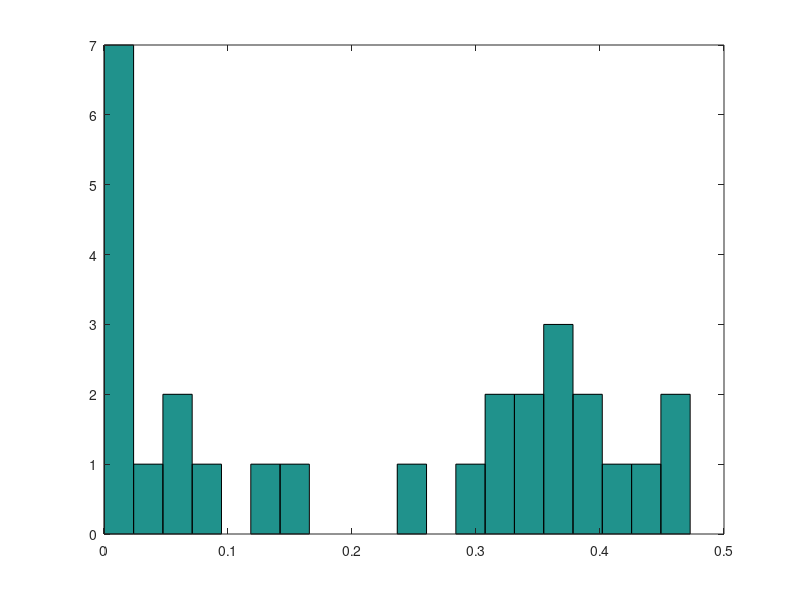

This chart was generated by the following MATLAB code:
% loops.m


loopErrors = [0.05022765764192954,0.09830714131633124,0.049976549230193436,0.049736649294520686,0.09239349895094502,0.05701296119560504,0.02007664915771992,0.1420007728240893,0.060818755956764246,0.0411552354648955,0.06794204078831367,0.08933672374728295,0.08475266981260071,0.12464429164240394,0.02779582470662692,0.04453420400032687,0.10908096604837873,0.11519208296744303,0.055477218187602796,0.06658311175019041,0.13388307767752822,0.13495005875380894,0.10623130285446587,0.09335434257946247,0.09004264875507752,0.12131303399343275,0.0738483634847452,0.07950111816169465,0.061506683189082034,0.12237138348882194,0.16756226868359722,0.11705319340086189,0.09843435934345486,0.08671245329911932,0.06439982676100038,0.11716914651269532,0.047252453379252775,0.1395144160991368,0.12651889725002227,0.09956278929324215,0.1996991226353475,0.19927375974995273,0.15850884089167158,0.12349605960513899,0.05413424940288216,0.16416524130512344,0.07401173763858851,0.12094533481645071,0.14089868054377322,0.057005989741064265,0.029837801315847224,0.08895955997853179,0.14314090341983254,0.12117565311877045,0.12863409429788084,0.06562106370713071,0.12369337414632249,0.09163743377554083,0.1351541638827891,0.06934209365584942,0.14208420015023807,0.06661000999096443,0.05063280287587318,0.09196464543169698,0.0825703441593063,0.16158363681839324,0.09228346968591643,0.04955223968390998,0.08260355649735793,0.10835315347522151,0.13505791507818643,0.07086634457059175,0.11169630110081773,0.13131528122169525,0.10350398161858232,0.10034680760073082,0.045511580238548725,0.06426045104475873,0.13444938133840853,0.06071057568746171,0.08867098629305303,0.07745502095662193,0.0911914558868941,0.06535128767685475,0.10557826870915756,0.12984726015995116,0.11714235762448799,0.024301401836412256,0.0929133771150412,0.08745302286133237,0.11413094471855577,0.07073832164398192,0.05771186591155935,0.07043806531568791,0.08193871386599884,0.12164673501426097,0.12985708925747588,0.10396779567790297,0.030473164744837692,0.07365242157676084,0.12846677649469487,0.10864611316435413,0.0885552243578857,0.147504853211183,0.10281867420494821,0.07956076875623902,0.10979700400422288,0.09881391184252036,0.05220512199158662,0.05868861643715858,0.1831360624367033,0.16562941574949017,0.09766561009013132,0.09603558864476029,0.15452212094512444,0.11784356140555034,0.08390706611565552,0.11869432496768305,0.057193230963479426,0.046825044681650545,0.04991597062017824,0.053336888342013646,0.08113578792032043,0.10337450328153082,0.052324063154011356,0.044798381661765564,0.14385871754816945,0.12225677715100747,0.0809169119772917,0.09875191358391333,0.04139243018887658,0.041309448134674846,0.13384941648511972,0.07225969329794799,0.13200407442000828,0.02873942099079348,0.08341910309952678,0.1155627594922094,0.04888546996928774,0.07267255259011067,0.0589445495815997,0.10695616595282958,0.07814564267770148,0.015458333321239047];

% 1
loopErrors = [0.00508237279001387,0.2895551143781321,0.007653808037519016,0.008127305225625608,0.28290309805358166,0.004364449658075943,0.006775930314339716,0.28872550802568187,0.003920518319014155,0.009602442811559317,0.0069645414368172875,0.011123581959737186,0.28923284561683343,0.2893521989042585,0.010586374908266414,0.00661851064209398,0.0059613604572244005,0.00871969261784725,0.009857709853240413,0.005325767442139366,0.2875698954925582,0.006450714431690339,0.005786791515957763,0.006956412732545038,0.011632961251520113,0.28201579347834427,0.0030591231348728004,0.28580943406823267,0.0028354166316599747,0.2883278630899127,0.2882867862103205,0.003378300343756251,0.2808200149061108,0.28702197840525484,0.28290026506338667,0.003957015603574677,0.005429568768267851,0.2895015830679443,0.2853446105268701,0.006276405847262113,0.28786870159065586,0.27915954507535923,0.004608038392585408,0.0024551511140928762,0.2829385824822215,0.2858194107229208,0.29195538208643823,0.2884654295025715,0.2779524867434831,0.28400638836483044,0.005877892766656667,0.007237478281219237,0.003318714747454453,0.004676554810118569,0.006368017834613493,0.005732450003767073,0.005663260813361495,0.006153921238622692,0.006618333291659313,0.0038376079660964054,0.0041102412183850094,0.003449517700576729,0.010893538957013628,0.008459646189241358,0.0024614124783955333,0.007339025626711797,0.006110707004038786,0.0042835145028144615,0.005297515539642865,0.010125869134203179,0.012043426425505608,0.007056718169548838,0.004374466967191729,0.008832448321994537,0.005501128262772231,0.0029403925506242593,0.006331804879353441,0.011995951932895632,0.00998312596451311,0.006138280191057621,0.004640212705684689,0.0024669523927789553,0.0091474391530937,0.006781032035292716,0.011101653386518221,0.004717663533550264,0.00854327104318021,0.0027911298909713595,0.005337715367498161,0.007620986196015055,0.009980867773504036,0.004192740408874202,0.00793976486554409,0.006508671362656608,0.00478661111673971,0.010943578426018542,0.012379461159771376,0.010290820715599397,0.006498328349824095,0.01085128532062458,0.0049932227076202925,0.002412224043519887,0.00532996653229668,0.008036048179138307,0.004480225238567069,0.0035295522329716216,0.0033588192333111853,0.002779769062891227,0.004304659106794436,0.006084803747497358,0.007714558019818812,0.00631415858119164,0.004250058086070075,0.0063612709828933245,0.006375836163438842,0.0062930064501656524,0.005883122439935453,0.003725288816396933,0.0019795415633844043,0.0036541960172416788,0.0055528126193197394,0.003487330643495915,0.005751117056760882,0.005049391620626335,0.002082969287600947,0.006740930590214941,0.0061999054600290196,0.005416854029392566,0.004050167739311115,0.004605186851680972,0.0019800715943371454,0.004745586304116108,0.006980679462184172,0.00685703044493985,0.002849337675438251,0.004881027558213419,0.0042194583230121905,0.006366008784174454,0.004065335554867082,0.004884915093213551,0.004429561807943259,0.004705720566927949,0.006351852112866675,0.0028079203304157544];

% 3
loopErrors = [0.00278726986067894,0.3485205535410565,0.0047820799228603245,0.006406853008496162,0.34983712469480804,0.016904803180947135,0.007787226715864795,0.34644711393415717,0.013960221973115833,0.3613302415912553,0.015538550829541475,0.3623835535341395,0.3460949419370789,0.5102870165457922,0.012282907729402166,0.011016112786722662,0.008987691872335736,0.3636216413989836,0.008022241807606677,0.008255917242971469,0.3392008745287451,0.3656007217628412,0.013851081038925564,0.005441820459773977,0.0065120445461637365,0.3477809497007602,0.017769040202721544,0.3411117151545038,0.011552582581077511,0.34398611169228394,0.5094734388921826,0.009767171162348915,0.33998413466620364,0.5141051230605574,0.32834777709762625,0.3611575677092816,0.011721513684354335,0.5113795479546778,0.33326559333910094,0.35601867843226226,0.3333498413813079,0.330786662435047,0.015037262176308885,0.012238536801649014,0.334801976195249,0.5123575003887096,0.5170690031293715,0.5169373627259669,0.3296274240293157,0.31604454670186327,0.009556291076503194,0.35977335094331014,0.009010368687827341,0.0028916336716740816,0.3639808836557144,0.00961711057662267,0.006600620868092179,0.3531089716483084,0.015044409621744118,0.010871359384343693,0.006679657361788931,0.0022271119992188174,0.37359404584424,0.36888378375238134,0.002772123237894895,0.008676391136347902,0.00811803717486012,0.015396232992015611,0.0102757859912468,0.015025763050802492,0.353856812318011,0.024293872722163833,0.017237476204679227,0.011109799490234102,0.008910027871340143,0.3572103632459562,0.0017490943083833387,0.36680811103773586,0.009261243730609783,0.3667995637342257,0.36206756011898406,0.013744068941698134,0.35772688894555554,0.3674574638304932,0.3652995214886567,0.015169953432811786,0.011845693397981883,0.36747481995612197,0.3652798024699459,0.005162970038742116,0.3617335872690779,0.35622029097449054,0.011606545776593508,0.20973583718665698,0.3631123643675096,0.3620639479385814,0.37113254904367693,0.5086834618135327,0.36160868282952535,0.5009713540592072,0.009145039679090847,0.004391709690202412,0.01474670517388075,0.01560370585098656,0.016023965665306526,0.010890152611165571,0.0023029954245486484,0.004782691283648993,0.010955526914504597,0.208231086880544,0.007910744851052302,0.2030138089350646,0.014652964157784554,0.21065665095779218,0.012659904207161107,0.014562027182321765,0.20837090681836856,0.006815575700133435,0.010801105022603627,0.009475155283024894,0.016721783405604557,0.20813577855841955,0.014537131802153984,0.00982640201337419,0.006278468987242956,0.016303453377651943,0.007420953520864356,0.205347036043784,0.2033958407867522,0.011749501968516811,0.009564058171914426,0.011119166371934455,0.014923199819917667,0.20326898699990803,0.20537189264834801,0.21267603791229692,0.2044405706880481,0.012293992985142098,0.21407260500658853,0.2026854390099314,0.21456867546499536,0.01273812513305017,0.20231592133306278,0.007649250210545592];






% edges ?
errors = [0.014331595086798729,0.07549989384661228,0.33862678576170263,0.3157753741563893,0.20654800365526352,0.34016090198291815,0.3460326746210867,0.333776738725409,0.3152443725615221,0.13899471254083232,0.260403610130259,0.08792882511213741,0.03026294347950557,0.35131480552280925,0.2230908975433793,0.32461008961814813,0.3242045762606173,0.04024776527276034,0.3623082971845532,0.15328937754439428,0.32259525811785955,0.5531675127785443,0.25335764685763945,0.3248381093836541,0.13283907256756536,0.3668640566619785,0.021012627777554752,0.30698441499799656,0.3422961325076361,0.249000952640161,0.24243613317662197,0.5604668863258272,0.5606476062842725,0.009124493485225588,0.02180858717886365,0.26799409854678613];
errors = [0.014331595086798729,0.07549989384661228,0.33862678576170263,0.3157753741563893,0.20654800365526352,0.34016090198291815,0.3460326746210867,0.333776738725409,0.3152443725615221,0.13899471254083232,0.260403610130259,0.08792882511213741,0.03026294347950557,0.35131480552280925,0.2230908975433793,0.32461008961814813,0.3242045762606173,0.3422961325076361,0.249000952640161,0.24243613317662197,0.5604668863258272,0.009124493485225588,0.02180858717886365,0.26799409854678613];

errors = [0.0006726527624196421,0.017838700709705273,0.3594381266513804,0.3009130084890734,0.12815758573109168,0.41053922910436735,0.3785147156394916,0.3769211551742274,0.3167357070710025,0.05964775329006749,0.2419238326516906,0.023877476397327554,0.0028449824546553093,0.4267940755252257,0.14888051376885952,0.32813910964929277,0.3669757208083573,0.4013324743620572,0.22132370010253238,0.2095313520896108,1.161876832876104,0.00025225793849211213,0.0016806881755049427,0.23702677509872294];
errors = [0.0006726527624196421,0.017838700709705273,0.3594381266513804,0.3009130084890734,0.12815758573109168,0.41053922910436735,0.3785147156394916,0.3769211551742274,0.3167357070710025,0.05964775329006749,0.2419238326516906,0.023877476397327554,0.0028449824546553093,0.4267940755252257,0.14888051376885952,0.32813910964929277,0.3669757208083573,0.005430031161492651,0.4571263529828036,0.07138015071838166,0.35242891686728395,1.1011346119685186,0.2298662604783523,0.3394764051339469,0.05529052106969423,0.47271840101882445,0.0016837278542408123,0.31029749885745517,0.4013324743620572,0.22132370010253238,0.2095313520896108,1.161876832876104,1.1359393742718287,0.00025225793849211213,0.0016806881755049427,0.23702677509872294];

errors = [0.0006726527624196421,0.017838700709705273,0.3594381266513804,0.3009130084890734,0.12815758573109168,0.41053922910436735,0.3785147156394916,0.3769211551742274,0.3167357070710025,0.05964775329006749,0.2419238326516906,0.023877476397327554,0.0028449824546553093,0.4267940755252257,0.14888051376885952,0.32813910964929277,0.3669757208083573,0.005430031161492651,0.4571263529828036,0.07138015071838166,0.35242891686728395,0.2298662604783523,0.3394764051339469,0.05529052106969423,0.47271840101882445,0.0016837278542408123,0.31029749885745517,0.4013324743620572,0.22132370010253238,0.2095313520896108,0.00025225793849211213,0.0016806881755049427,0.23702677509872294];
errors = [0.0006726527624196421,0.017838700709705273,0.3594381266513804,0.3009130084890734,0.12815758573109168,0.41053922910436735,0.3785147156394916,0.3769211551742274,0.3167357070710025,0.05964775329006749,0.023877476397327554,0.0028449824546553093,0.4267940755252257,0.14888051376885952,0.32813910964929277,0.3669757208083573,0.005430031161492651,0.4571263529828036,0.07138015071838166,0.35242891686728395,0.3394764051339469,0.05529052106969423,0.47271840101882445,0.0016837278542408123,0.4013324743620572,0.00025225793849211213,0.0016806881755049427,0.23702677509872294];

loopErrors = sort(errors);

hold off;
plot(loopErrors,'r-');



% hist(loopErrors);

hist(loopErrors,20);
